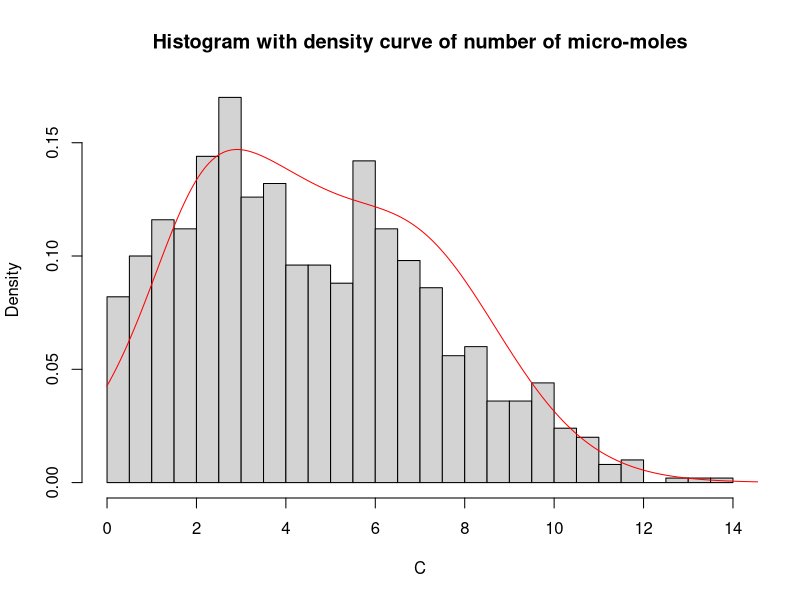
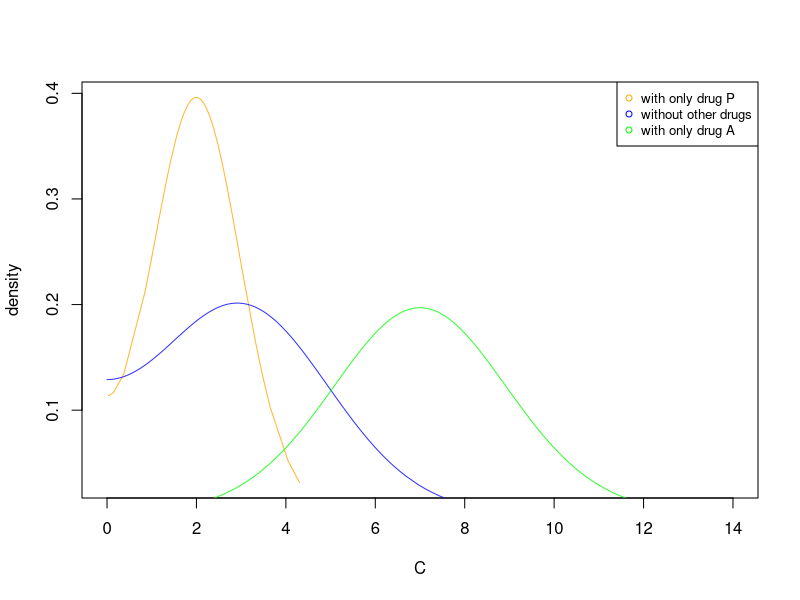
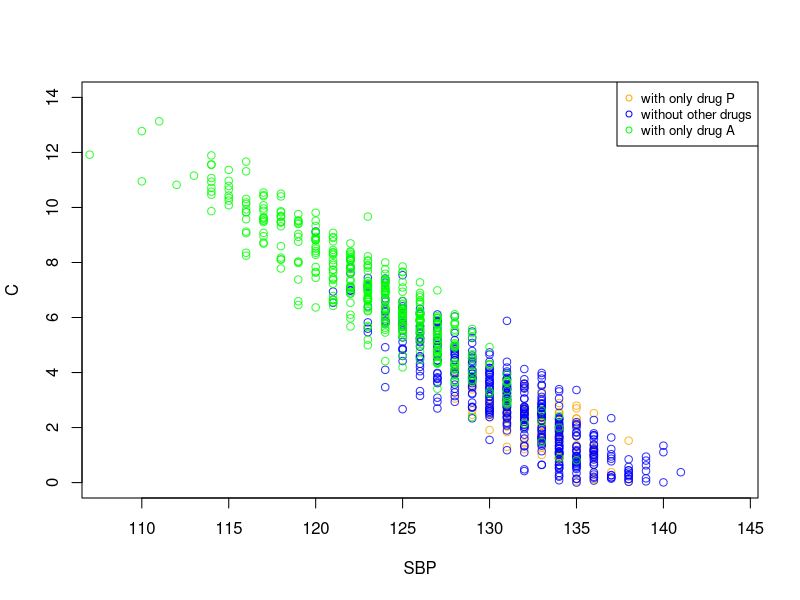
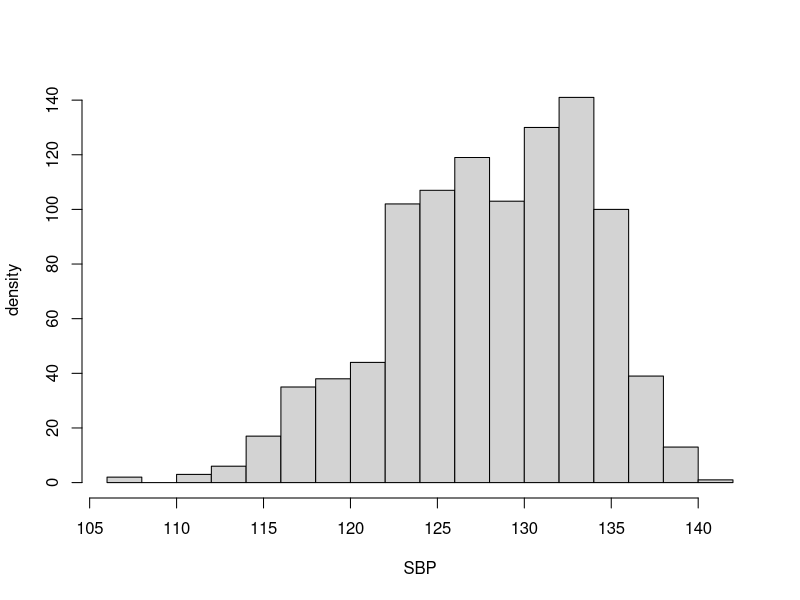
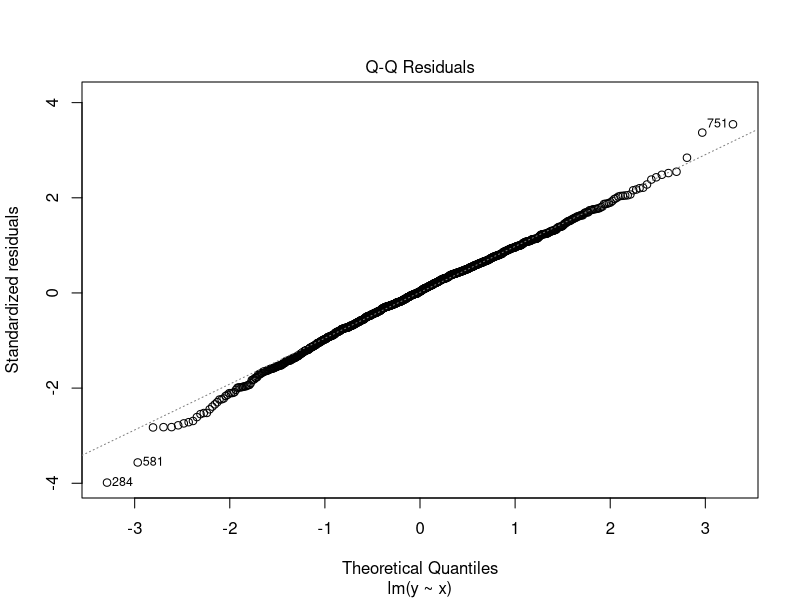
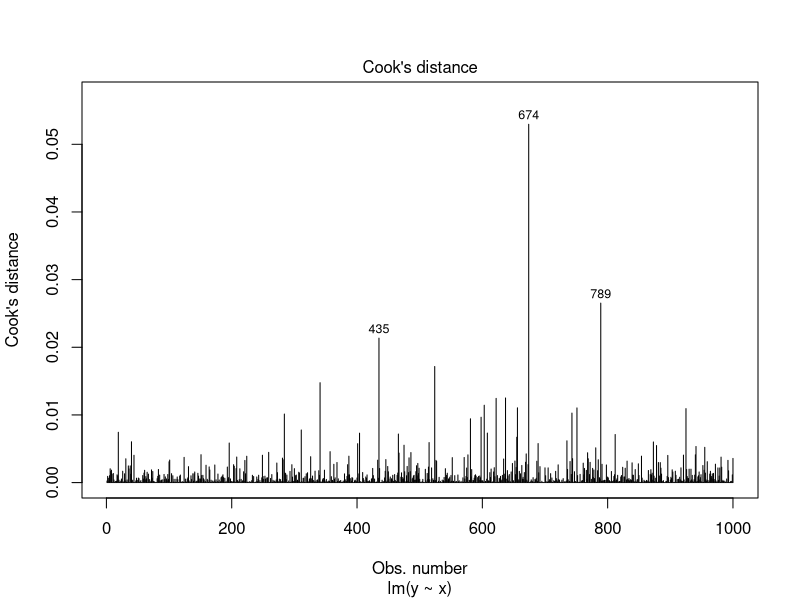
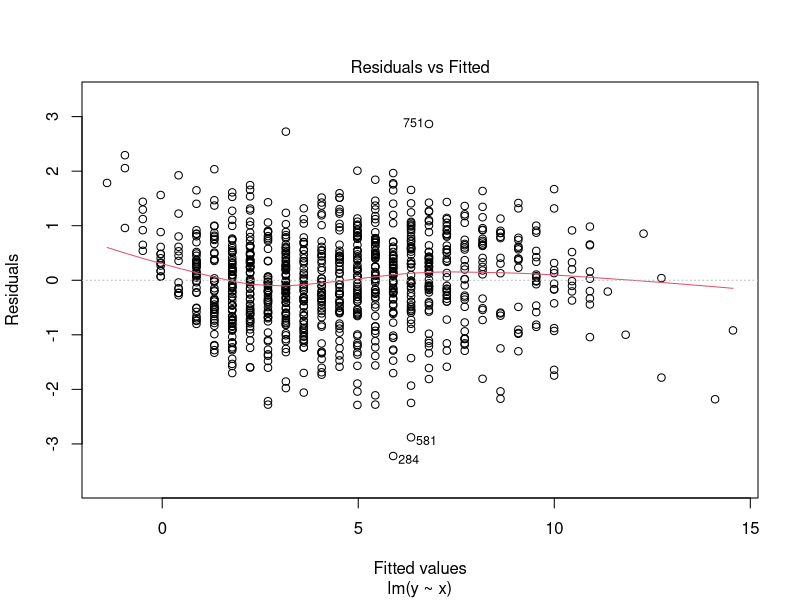

Reproduce these figures in R, in order.
## ---- chunk 1
knitr::opts_chunk$set(echo = TRUE)
## ---- chunk 2
library(lmtest)
library(ggplot2)
## ---- chunk 3
set.seed(340)
pp = c(0.1, 0.5, 0.4)
np = rmultinom(1, 1000, pp)
s = c(1, 2, 2)
m = c(2, 3, 7)
k = c(30, 30, 20)
y1 = s[1] * rt(np[1], k[1]) + m[1]
y2 = s[2] * rt(np[2], k[2]) + m[2]
y3 = s[3] * rt(np[3], k[3]) + m[3]
yy = abs(c(y1, y2, y3))
den_pos_y1 = (dt((y1 - m[1]) / s[1], k[1]) + dt((- y1 - m[1]) / s[1], k[1])) / s[1]
den_pos_y2 = (dt((y2 - m[2]) / s[2], k[2]) + dt((- y2 - m[2]) / s[2], k[2])) / s[2]
den_pos_y3 = (dt((y3 - m[3]) / s[3], k[3]) + dt((- y3 - m[3]) / s[3], k[3])) / s[3]
den = c(den_pos_y1, den_pos_y2, den_pos_y3)
## ---- chunk 4
y_base = seq(0, 15, length.out = 5000)
combined_t = pp[1] * dt((y_base - m[1]) / s[1], k[1]) + pp[2] * dt((y_base - m[2]) / s[2], k[2]) + pp[3] * dt((y_base - m[3]) / s[3], k[3])
hist(yy, probability = T, breaks = 25, xlab = "C",
     main = "Histogram with density curve of number of micro-moles")
lines(y_base, 0.6 * combined_t, lwd = 1, col = "red")
## ---- chunk 5
df_plot = data.frame(conc = yy, density = den, label = c(rep(1, np[1]), rep(2, np[2]), rep(3, np[3])))
df_plot = df_plot[order(df_plot$conc), ]
plot(df_plot[df_plot$label == 1, ]$conc, df_plot[df_plot$label == 1, ]$density, type = "l", col = alpha("orange", 0.8), xlim = c(0, 14), xlab = "C", ylab = "density")
lines(df_plot[df_plot$label == 2, ]$conc, df_plot[df_plot$label == 2, ]$density, type = "l", col = alpha("blue", 0.8))
lines(df_plot[df_plot$label == 3, ]$conc, df_plot[df_plot$label == 3, ]$density, type = "l", col = alpha("green", 0.8))
legend("topright", c("with only drug P", "without other drugs", "with only drug A"), col = c("orange", "blue", "green"), cex = 0.8, pch = c(1, 1, 1))
## ---- chunk 6
set.seed(403)
b1 = -0.5
b0 = mean(yy) - 128 * (-0.5)
s2 = c(0.75, 0.75, 1.5)
k2 = 10
e = pp[1] * s2[1] * rt(1000, df = k2) + pp[2] * s2[2] * rt(1000, df = k2) + pp[3] * s2[3] * rt(1000, df = k2)
xx = (yy - b0 - e) / b1
df = data.frame(x = round(xx), class = c(rep(1, np[1]), rep(2, np[2]), rep(3, np[3])), y = yy)
new_y1 = df[df$class == 1, ]
new_y2 = df[df$class == 2, ]
new_y3 = df[df$class == 3, ]
plot(new_y1$x, new_y1$y, col = alpha("orange", 0.8), ylim = c(0, 14), xlim = c(108, 144),
     xlab = "SBP", ylab = "C")
points(new_y2$x, new_y2$y, col = alpha("blue", 0.8))
points(new_y3$x, new_y3$y, col = alpha("green", 0.8))
legend("topright", c("with only drug P", "without other drugs", "with only drug A"), col = c("orange", "blue", "green"), cex = 0.8, pch = c(1, 1, 1))
hist(xx, breaks = 20, main = "", xlab = "SBP", ylab = "density")
## ---- chunk 7
lm1 = lm(y ~ x, data = df)
summary(lm1)
b1_samp = lm1$coefficients[2]
b0_samp = lm1$coefficients[1]
## ---- chunk 8
set.seed(666)
B = 5000
b0s = b1s = rep(0, B)
for (i in 1:B) {
  ind = sample(1000, 1000, replace = T)
  ytmp = df[ind, ]$y
  xtmp = df[ind, ]$x
  b1s[i] = lm(ytmp ~ xtmp)$coefficients[2]
  b0s[i] = lm(ytmp ~ xtmp)$coefficients[1]
}
## ---- chunk 9
mean(b1s)
mean(b0s)
var(b1s)
var(b0s)
(mse1 = mean((b1s - b1_samp) ^ 2))
(mse0 = mean((b0s - b0_samp) ^ 2))
## ---- chunk 10
dwtest(lm1, alternative = "two.sided")
plot(lm1, which = 2)
plot(lm1, which = 4)
## ---- chunk 11
set.seed(123)
res = lm1$residuals
b0s = b1s = rep(0, B)
for (i in 1:B) {
  ind = sample(1000, 1000, replace = T)
  res_tmp = res[ind]
  xtmp = df$x
  ytmp = b0_samp + b1_samp * xtmp + res_tmp
  b1s[i] = lm(ytmp ~ xtmp)$coefficients[2]
  b0s[i] = lm(ytmp ~ xtmp)$coefficients[1]
}
## ---- chunk 12
mean(b1s)
mean(b0s)
var(b1s)
var(b0s)
(mse1 = mean((b1s - b1_samp) ^ 2))
(mse0 = mean((b0s - b0_samp) ^ 2))
## ---- chunk 13
plot(lm1, which = 1)
set1 = lm1$residuals[which(lm1$fitted.values < 4)]
set2 = lm1$residuals[which(lm1$fitted.values >= 4)]
var.test(set1, set2)
## ---- chunk 14
set.seed(516)
for (i in 1:B) {
  v = rnorm(1000)
  xtmp = df$x
  res_samp = lm1$residuals
  ytmp = b0_samp + b1_samp * xtmp + res_samp * v
  b1s[i] = lm(ytmp ~ xtmp)$coefficients[2]
  b0s[i] = lm(ytmp ~ xtmp)$coefficients[1]
}
## ---- chunk 15
mean(b1s)
mean(b0s)
var(b1s)
var(b0s)
(mse1 = mean((b1s - b1_samp) ^ 2))
(mse0 = mean((b0s - b0_samp) ^ 2))
